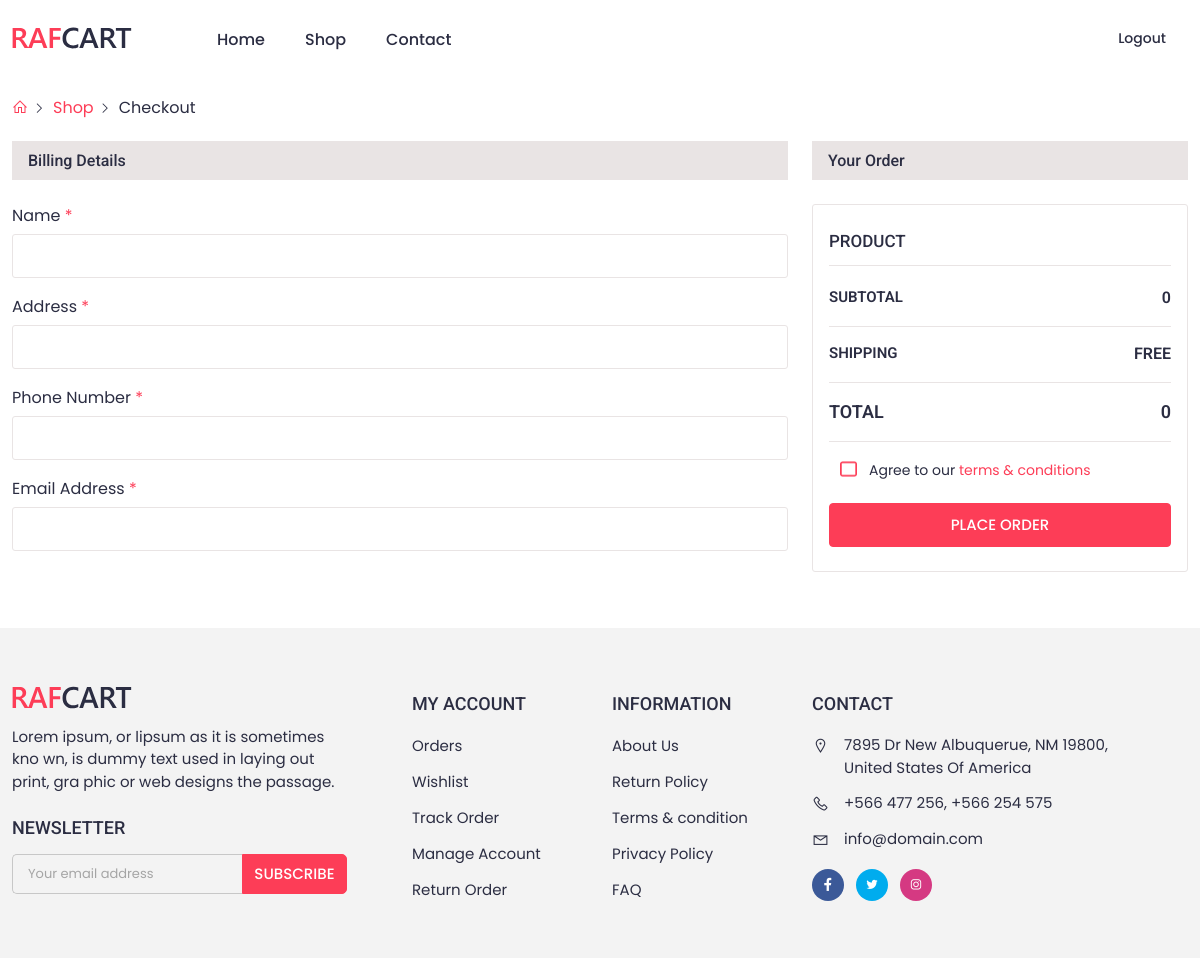
The app's page /shop/checkout/ (signed in), older data.
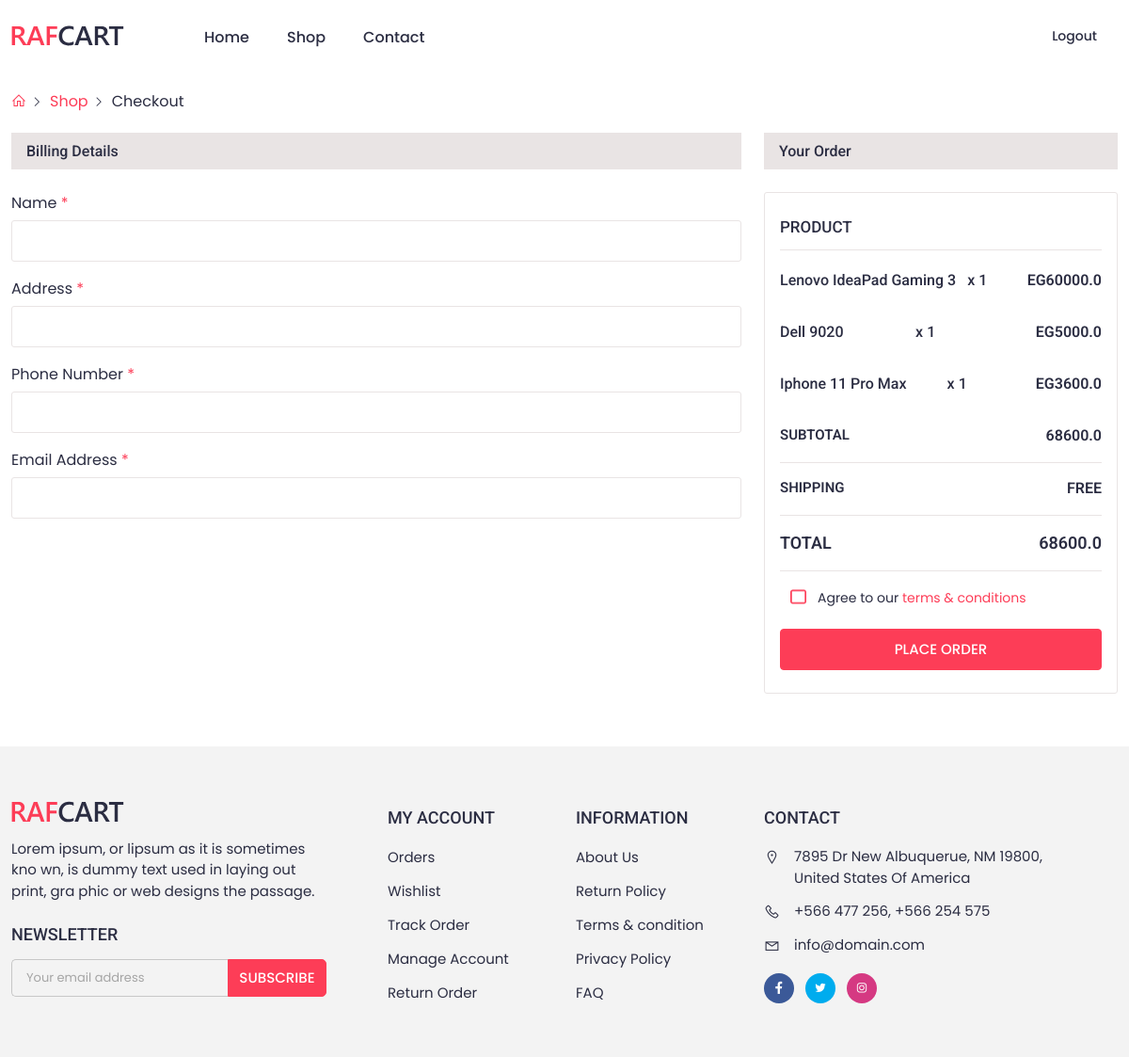
The same page, newer data.
### shop/models.py (models this page shows, shortened)
class CartItem(models.Model):
    cart = models.ForeignKey(Cart, on_delete=models.CASCADE)
    product = models.ForeignKey(Product, on_delete=models.CASCADE)
    quantity = models.PositiveIntegerField(default=1)

class Product(models.Model):
    Name = models.CharField(max_length=60)
    Price = models.FloatField()
    Description = models.TextField(max_length=2000)
    Image = models.ImageField(upload_to='images/')
    Availability = models.BooleanField(default=True)
    Color=ColorField(default='#000000')
    Category=models.ForeignKey(Category, on_delete=models.SET_NULL, related_name="products",null=True)
    SubCategory=models.ForeignKey(SubCategory, on_delete=models.SET_NULL, related_name="products",null=True)
    Brand = models.ForeignKey(Brand, on_delete=models.CASCADE, related_name="Brand_Product",null=True)

### shop/views.py (the view, shortened to what this page needs)
# urls.py: path('checkout/',views.checkout, name='checkout'),
def checkout(request):
    if request.user.is_authenticated:
        cart = Cart.objects.filter(user=request.user).first()
        if cart:
            cart_items = CartItem.objects.filter(cart=cart)
            total_price = calculate_total_price(cart_items)
        else:
            cart_items = None
            total_price = 0
    else:
        cart_items = None
        total_price = 0
    return render(request, 'shop/checkout.html', {'cart_items': cart_items, 'total_price': total_price})

### shop/views.py (called while the page is built)
def calculate_total_price(cart_items):
    total_price = 0
    for cart_item in cart_items:
        total_price += cart_item.product.Price * cart_item.quantity
    return total_price

### templates/shop/checkout.html (shortened to what this page needs)
{% extends 'base.html' %}
{% block content %}
    <div class="container">
      <div class="breadcrumbs">
        <a href="{% url 'home' %}"><i class="las la-home"></i></a>
        <a href="#">Shop</a>
        <a href="#" class="active">Checkout</a>
      </div>
    </div>
     <div class="cart_area section_padding_b">
      <div class="container">
        <div class="row">
          <div class="col-xl-8 col-lg-7 col-md-6">
            <h4 class="shop_cart_title mb-4 ps-3">Billing details</h4>
            <div class="billing_form">
              <form method="post">
                  <div class="row">
                    <div class="col-lg-12">
                      <div class="single_billing_inp">
                        <label for="first_name">Name <span>*</span></label>
                        <input type="text" name="name"  />
                      </div>
                    </div>
                    <div class="col-12">
                      <div class="single_billing_inp">
                        <label for="street_addr"
                          > Address <span>*</span></label
                        >
                        <input name="address" type="text"  />
                      </div>
                    </div>
                    <div class="col-12">
                      <div class="single_billing_inp">
                        <label for="phone_number"
                          >Phone Number <span>*</span></label
                        >
                        <input name="phone" type="text"  />
                      </div>
                    </div>
                    <div class="col-12">
                      <div class="single_billing_inp">
                        <label for="email_addr">Email Address <span>*</span></label>
                        <input  name="email" type="text"/>
                      </div>
                    </div>
                  </div>
                </div>
                </div>
                <div class="col-xl-4 col-lg-5 col-md-6">
                  <h4 class="shop_cart_title ps-3">Your order</h4>
                  <div class="checkout_order mt-4">
                    <h4>product</h4>
                    {% for item in cart_items %}
                    <div class="single_check_order">
                      <div class="checkorder_cont">
                        <h5>{{ item.product.Name }}</h5>
                      </div>
                        <p class="checkorder_qnty">x {{ item.quantity }}</p>
                      <p class="checkorder_price">EG{{ item.product.Price }}</p>
                    </div>
                    {% endfor %}
                    <div class="single_check_order subs">
                      <div class="checkorder_cont subtotal-h">
                        <h5>Subtotal</h5>
                      </div>
                      <p class="checkorder_price">{{ total_price }}</p>
                    </div>
                    <div class="single_check_order subs">
                      <div class="checkorder_cont subtotal-h">
                        <h5>Shipping</h5>
                      </div>
                      <p class="checkorder_price">Free</p>
                    </div>
                    <div class="single_check_order total">
                      <div class="checkorder_cont">
                        <h5>Total</h5>
                      </div>
                      <p class="checkorder_price">{{ total_price }}</p>
                    </div>
                    <div class="checkorder_agree custom_check check_2">
                      <label for="save-default"
                      >Agree to our
                      <a href="#" class="text-color">terms & conditions</a></label
                      >
                    </div>
                    <div class="checkorder_btn">
                      <button type="submit" class="default_btn rounded w-100">place order</button>
                    </div>
              </div>
            </div>
        </div>
      </div>
    </div>
{% endblock content %}

Row changes from the older to the newer data that the page shows:
added CartItem: product.Name "Lenovo IdeaPad Gaming 3", quantity "1", product.Price "60000.0"
added CartItem: product.Name "Dell 9020", quantity "1", product.Price "5000.0"
added CartItem: product.Name "Iphone 11 Pro Max", quantity "1", product.Price "3600.0"
Text that changed along with them:
{{ total_price }}: "0" → "68600.0"
